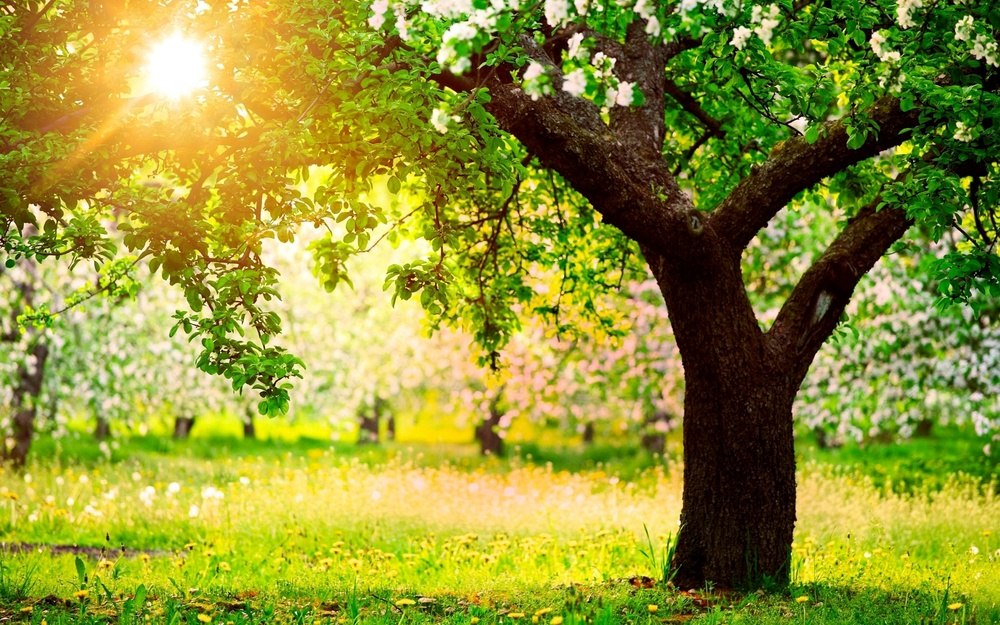
#> input picture AI/K-means/a.jpg, 1000 x 625 px, shrunk from 2560 x 1600 before the run
$ python 5_manual_reshape.py
#> lines starting #> are read from the running program, lines starting #| are printed output that depends on the picture; long printed decimals are rounded
import matplotlib.pyplot as plt
from sklearn.cluster import KMeans
import numpy
from PIL import Image

# import picture
# imread function reads the picture into data matrix
img = plt.imread("a.jpg")
#> img is the input picture: shape (625, 1000, 3); mean R, G, B 146, 148.2, 51.5

# trasform data into vector in order to train model
width = img.shape[0]
#> width = 625
height = img.shape[1]
#> height = 1000

# display how to represent data as vector
# size of picture (341,512,3) - tuple -> 341 line, there are 512 pixel in each line
# each pixel is a 3-dimensional data vector (red, green, blue)
print(img.shape)
#| (625, 1000, 3)

#reshape function to transform
img = img.reshape(width*height,3)

# fit data and train model
kmeans = KMeans(n_clusters=10).fit(img)

# assign labels to each data pixel, predict labels of data album sơn tùng m-tpby clusters
labels = kmeans.predict(img)
clusters = kmeans.cluster_centers_
#> clusters = [[165, 174.8, 95.9], [90.15, 75.87, 22.21], [233.8, 215.3, 140.6], [162.4, 159.9, 21.99], [40.01, 99.21, 6.33], [207.3, 204.6, 24.97], [248.3, 235.2, 195.7], [234.2, 210.7, 78.58], [101.8, 141.9, 19.04], [27.66, 16.69, 3.65]]

# check
print(labels)
#> (printed output is left out)
print(clusters)
#| [[165.001 174.827   95.903]
#|  [ 90.151  75.870  22.209]
#|  [233.775 215.338 140.623]
#|  [162.406 159.878  21.993]
#|  [ 40.007  99.212   6.332]
#|  [207.307 204.605  24.973]
#|  [248.281 235.249 195.728]
#|  [234.234 210.710   78.579]
#|  [101.826 141.929  19.042]
#|  [ 27.657  16.685    3.650]]

# create a black image
img2 = numpy.zeros((width,height,3), dtype=numpy.uint8)

# insert pixel to the new image
index = 0
for i in range(width):
	for j in range(height):
		label_of_pixel = labels[index]
		img2[i][j] = clusters[label_of_pixel]
		index += 1
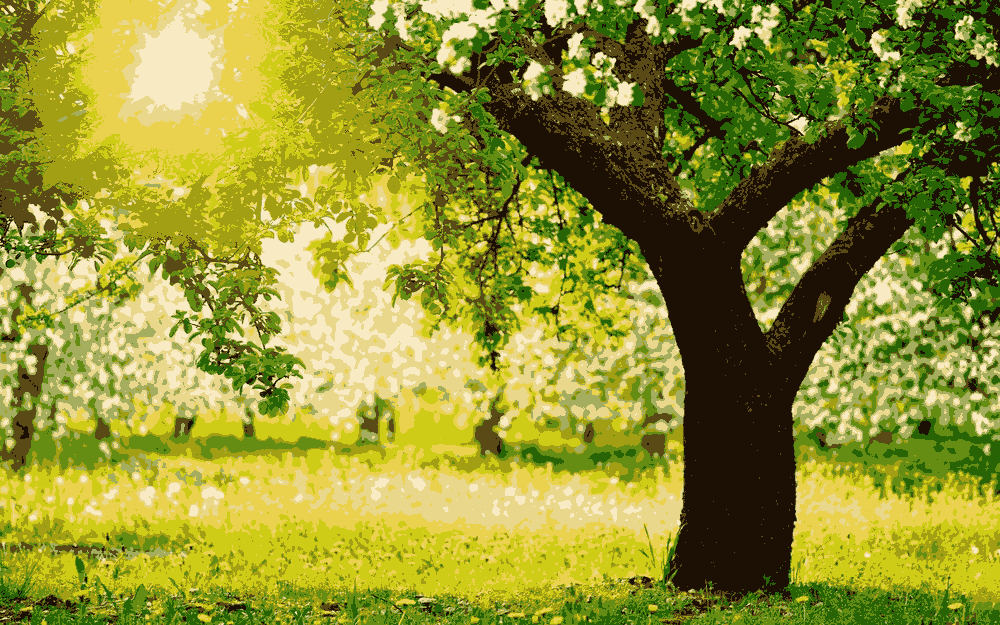
#> img2: shape (625, 1000, 3); mean of channels 0, 1, 2 145.6, 147.5, 50.9; drawn as R, G, B
#> after the loop, index = 625000

# save the new image to specified location
im = Image.fromarray(img2)
im.save("a-10.jpg")

# display the new picture
plt.imshow(img2)
plt.show()
